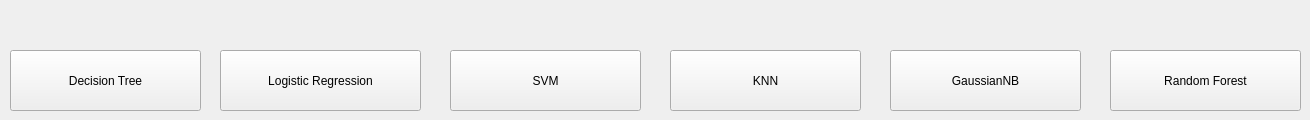
     <widget class="QWidget" name="tab_12">
      <attribute name="title">
       <string>Page</string>
      </attribute>
      <widget class="QPushButton" name="pushButton_22">
       <property name="geometry">
        <rect>
         <x>10</x>
         <y>50</y>
         <width>191</width>
         <height>61</height>
        </rect>
       </property>
       <property name="text">
        <string>Decision Tree</string>
       </property>
      </widget>
      <widget class="QPushButton" name="pushButton_23">
       <property name="geometry">
        <rect>
         <x>220</x>
         <y>50</y>
         <width>201</width>
         <height>61</height>
        </rect>
       </property>
       <property name="styleSheet">
        <string notr="true">padding: 0px
</string>
       </property>
       <property name="text">
        <string>Logistic Regression</string>
       </property>
      </widget>
      <widget class="QPushButton" name="pushButton_24">
       <property name="geometry">
        <rect>
         <x>450</x>
         <y>50</y>
         <width>191</width>
         <height>61</height>
        </rect>
       </property>
       <property name="text">
        <string>SVM</string>
       </property>
      </widget>
      <widget class="QPushButton" name="pushButton_25">
       <property name="geometry">
        <rect>
         <x>890</x>
         <y>50</y>
         <width>191</width>
         <height>61</height>
        </rect>
       </property>
       <property name="styleSheet">
        <string notr="true"/>
       </property>
       <property name="text">
        <string>GaussianNB</string>
       </property>
      </widget>
      <widget class="QPushButton" name="pushButton_26">
       <property name="geometry">
        <rect>
         <x>1110</x>
         <y>50</y>
         <width>191</width>
         <height>61</height>
        </rect>
       </property>
       <property name="text">
        <string>Random Forest</string>
       </property>
      </widget>
      <widget class="QPushButton" name="pushButton_27">
       <property name="geometry">
        <rect>
         <x>670</x>
         <y>50</y>
         <width>191</width>
         <height>61</height>
        </rect>
       </property>
       <property name="text">
        <string>KNN</string>
       </property>
      </widget>
     </widget>
